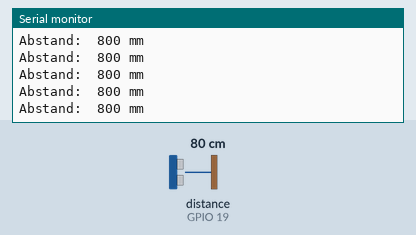
A sketch run on a simulated ESP32. Shown: the last lines printed to the serial monitor. Wiring (inferred from the names in the program): ultrasonic range finder: trigger GPIO 18; echo GPIO 19. Inputs (shaded band) come from the test bench; at power-on: distance to the obstacle (sensor on GPIO 19) 80 cm. The echo pulse lasts 58.3 µs per cm.

Above: at 1.7 s.
1.8 s: distance to the obstacle (sensor on GPIO 19) set to 2 cm
At 1.87 s:
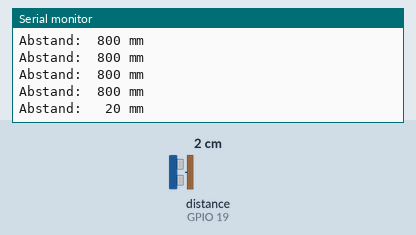
3.7 s: distance to the obstacle (sensor on GPIO 19) set to 120 cm
At 3.9 s:
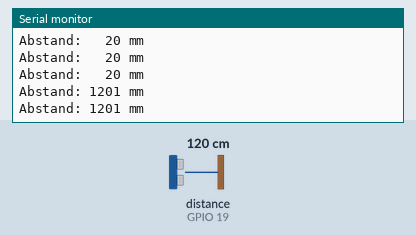

Measured:
- after the input at 1.8 s, the serial monitor: prints a new line after 0.07 s (image 1)
- after the input at 3.7 s, the serial monitor: prints a new line after 0.09 s (image 2)

The sketch:

r-3-3-ultraschall.ino
```cpp
// Kampagne 2, Mission 3.3: Ultraschall
// Board: ESP32 Dev Module. Läuft am USB, die Motoren bleiben aus.
//
// HC-SR04P oder RCWL-1601 (Versorgung 3 bis 5,5 V):
//   VCC -> 3V3   GND -> GND   Trig -> GPIO 18   Echo -> GPIO 19
// Kein 5-V-HC-SR04 ohne Spannungsteiler: Sein Echo-Signal hätte 5 V (siehe Mission 3.3).

const int TRIG = 18, ECHO = 19;
const float TEMPERATUR = 20.0;                         // °C, trag deine Raumtemperatur ein
const float SCHALL = 331.3 + 0.606 * TEMPERATUR;       // m/s, Näherung für trockene Luft

// Gibt den Abstand in Millimetern zurück, oder -1, wenn kein Echo kam.
int abstandMm() {
  digitalWrite(TRIG, LOW);
  delayMicroseconds(4);
  digitalWrite(TRIG, HIGH);                            // Messung starten: mindestens 10 µs HIGH
  delayMicroseconds(12);
  digitalWrite(TRIG, LOW);
  unsigned long us = pulseIn(ECHO, HIGH, 30000);        // höchstens 30 ms warten (gut 5 m hin und zurück)
  if (us == 0) return -1;
  return (int)(SCHALL * us / 2000.0);                  // m/s × µs / 2 / 1000 = mm
}

void setup() {
  Serial.begin(115200);
  delay(500);
  pinMode(TRIG, OUTPUT); pinMode(ECHO, INPUT);
  Serial.println();
  Serial.printf("Mission 3.3: Ultraschall. Schallgeschwindigkeit bei %.0f °C: %.1f m/s\n", TEMPERATUR, SCHALL);
}

int gueltig = 0;
int letzte[5];

void loop() {
  int mm = abstandMm();
  if (mm < 0) Serial.println("kein Echo (zu weit, zu schräg oder zu weich)");
  else {
    Serial.printf("Abstand: %4d mm\n", mm);
    letzte[gueltig % 5] = mm;
    if (++gueltig == 20) {
      // Median der letzten fünf Messungen
      int a[5]; for (int i = 0; i < 5; i++) a[i] = letzte[i];
      for (int i = 0; i < 5; i++) for (int j = i + 1; j < 5; j++) if (a[j] < a[i]) { int t = a[i]; a[i] = a[j]; a[j] = t; }
      Serial.printf("KW-CHECK:r-3-3:%012llX:%d\n", (unsigned long long)ESP.getEfuseMac(), a[2]);
    }
  }
  delay(100);   // Pause, damit sich das alte Echo nicht in die nächste Messung mischt
}
```
